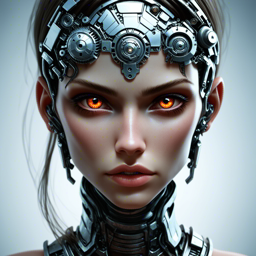
#> input picture ass_04/Dataset/watermarked_sources/WM_1/src_1.png, 256 x 256 px
$ python averaged_residual.py
#> lines starting #> are read from the running program, lines starting #| are printed output that depends on the picture
import os
import zipfile
from pathlib import Path

import numpy as np
from PIL import Image
import cv2

# CONFIG
ZIP_FILE = "Dataset.zip"          # Path to the downloaded dataset zip
DATASET_DIR = Path(".")      # Unzipped folder
CLEAN_DIR = DATASET_DIR / "clean_targets"
SOURCES_DIR = DATASET_DIR / "watermarked_sources"

LOCAL_OUT_DIR = Path("submission_temp")
LOCAL_OUT_DIR.mkdir(exist_ok=True)

FILE_PATH = Path("submission.zip")

DENOISER = "nlm"          # "nlm" | "median" | "gauss"
ALPHA_FINAL = 1.5

CATEGORIES = [
    ("WM_1", 1, 25), ("WM_2", 26, 50), ("WM_3", 51, 75), ("WM_4", 76, 100),
    ("WM_5", 101, 125), ("WM_6", 126, 150), ("WM_7", 151, 175), ("WM_8", 176, 200),
]

# 1. UNZIP DATASET (if not already extracted)
if not DATASET_DIR.exists():
    if not os.path.exists(ZIP_FILE):
        raise FileNotFoundError(f"Could not find {ZIP_FILE}. Please download the dataset first.")
    print(f"Unzipping {ZIP_FILE}...")
    with zipfile.ZipFile(ZIP_FILE, "r") as zip_ref:
        zip_ref.extractall(".")
else:
    print("Dataset already extracted.")


def denoise(img_arr_uint8: np.ndarray) -> np.ndarray:
    if DENOISER == "nlm":
        return cv2.fastNlMeansDenoisingColored(img_arr_uint8, None, h=7, hColor=7,
                                                templateWindowSize=7, searchWindowSize=21)
    elif DENOISER == "median":
        return cv2.medianBlur(img_arr_uint8, 3)
    elif DENOISER == "gauss":
        return cv2.GaussianBlur(img_arr_uint8, (3, 3), 0)
    raise ValueError(DENOISER)


def load_rgb(path: Path) -> np.ndarray:
    return np.array(Image.open(path).convert("RGB"))
#> returned value is the input picture: shape (256, 256, 3); mean R, G, B 127.8, 134.7, 137.7


def estimate_watermark_pattern(source_dir: Path) -> np.ndarray:
    source_images = sorted(source_dir.glob("*.png"))
    if not source_images:
        raise RuntimeError(f"No source images found in {source_dir}")
    residual_sum = None
    for p in source_images:
        wm_arr = load_rgb(p).astype(np.float32)
        clean_est = denoise(wm_arr.astype(np.uint8)).astype(np.float32)
        residual = wm_arr - clean_est
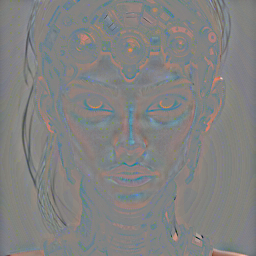
#> residual: shape (256, 256, 3) float32; mean R, G, B 0.2, 0.3, 0; drawn with min black and max white
        residual_sum = residual if residual_sum is None else residual_sum + residual
    return residual_sum / len(source_images)


def forge(target_arr, watermark_pattern, alpha):
    forged = target_arr.astype(np.float32) + alpha * watermark_pattern
    return np.clip(forged, 0, 255).astype(np.uint8)


print(f"Building forgery submission with alpha={ALPHA_FINAL} ...")
total_processed = 0

for source_wm, target_start, target_stop in CATEGORIES:
    print(f"Processing {source_wm} -> forging onto {target_start}.png .. {target_stop}.png")
    source_dir = SOURCES_DIR / source_wm
    watermark_pattern = estimate_watermark_pattern(source_dir)

    for number in range(target_start, target_stop + 1):
        target_path = CLEAN_DIR / f"{number}.png"
#> (the run stopped early here; a loop or call above may not have finished)
